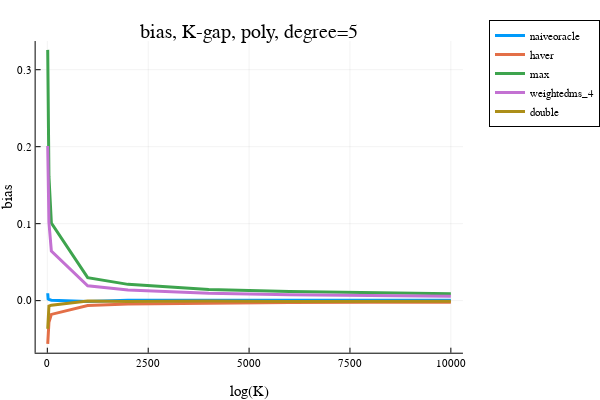

The notebook cell saved with this chart:
### Code cell
x = opt.N_ary
i = 1; plot(x, bias[:,i], label=estimator_names[i], linewidth=3)
i = 2; plot!(x, bias[:,i], label=estimator_names[i], linewidth=3)
# i = 3; plot!(x, bias[:,i], label=estimator_names[i], linewidth=3)
i = 4; plot!(x, bias[:,i], label=estimator_names[i], linewidth=3)
i = 5; plot!(x, bias[:,i], label=estimator_names[i], linewidth=3)
i = 6; plot!(x, bias[:,i], label=estimator_names[i], linewidth=3)
plot!(xlabel="log(K)", ylabel="bias", legend=:outertopright)  
title!("bias, K-gap, poly, degree=5")

### Figure 1 — Plotly figure (JSON) as saved in the notebook; plotly's stock layout.template omitted (floating-point values rounded to 4 significant figures)
{"data": [{"colorbar": {"title": {"text": ""}}, "legendgroup": "naiveoracle", "line": {"color": "rgba(0, 154, 250, 1.000)", "dash": "solid", "shape": "linear", "width": 3}, "mode": "lines", "name": "naiveoracle", "showlegend": true, "type": "scatter", "x": [10, 20, 40, 100, 1000, 2000, 4000, 6000, 8000, 10000], "xaxis": "x", "y": [0.009579, 0.002272, 0.001461, 0.0004929, -0.001059, 0.0004075, 0.0005265, 0.0005471, 0.0008722, 0.0005776], "yaxis": "y", "zmax": null, "zmin": null}, {"colorbar": {"title": {"text": ""}}, "legendgroup": "haver", "line": {"color": "rgba(227, 111, 71, 1.000)", "dash": "solid", "shape": "linear", "width": 3}, "mode": "lines", "name": "haver", "showlegend": true, "type": "scatter", "x": [10, 20, 40, 100, 1000, 2000, 4000, 6000, 8000, 10000], "xaxis": "x", "y": [-0.05619, -0.04178, -0.0282, -0.01786, -0.006278, -0.00438, -0.003234, -0.00257, -0.002178, -0.002044], "yaxis": "y", "zmax": null, "zmin": null}, {"colorbar": {"title": {"text": ""}}, "legendgroup": "max", "line": {"color": "rgba(62, 164, 78, 1.000)", "dash": "solid", "shape": "linear", "width": 3}, "mode": "lines", "name": "max", "showlegend": true, "type": "scatter", "x": [10, 20, 40, 100, 1000, 2000, 4000, 6000, 8000, 10000], "xaxis": "x", "y": [0.3258, 0.2286, 0.1614, 0.1007, 0.02984, 0.02114, 0.01459, 0.01174, 0.01009, 0.008878], "yaxis": "y", "zmax": null, "zmin": null}, {"colorbar": {"title": {"text": ""}}, "legendgroup": "weightedms_4", "line": {"color": "rgba(195, 113, 210, 1.000)", "dash": "solid", "shape": "linear", "width": 3}, "mode": "lines", "name": "weightedms_4", "showlegend": true, "type": "scatter", "x": [10, 20, 40, 100, 1000, 2000, 4000, 6000, 8000, 10000], "xaxis": "x", "y": [0.201, 0.1412, 0.1018, 0.06446, 0.01925, 0.01383, 0.009567, 0.007708, 0.00659, 0.00578], "yaxis": "y", "zmax": null, "zmin": null}, {"colorbar": {"title": {"text": ""}}, "legendgroup": "double", "line": {"color": "rgba(172, 142, 24, 1.000)", "dash": "solid", "shape": "linear", "width": 3}, "mode": "lines", "name": "double", "showlegend": true, "type": "scatter", "x": [10, 20, 40, 100, 1000, 2000, 4000, 6000, 8000, 10000], "xaxis": "x", "y": [-0.03652, -0.01296, -0.007137, -0.005952, -0.0004506, -0.001261, -0.0004403, -0.0009928, -0.0007712, -0.0006581], "yaxis": "y", "zmax": null, "zmin": null}], "layout": {"annotations": [{"font": {"color": "rgba(0, 0, 0, 1)", "family": "sans-serif", "size": 20}, "rotation": 0, "showarrow": false, "text": "bias, K-gap, poly, degree=5", "x": 0.535, "xanchor": "center", "xref": "paper", "y": 1, "yanchor": "top", "yref": "paper"}], "height": 400, "legend": {"bgcolor": "rgba(255, 255, 255, 1.000)", "bordercolor": "rgba(0, 0, 0, 1)", "borderwidth": 1, "font": {"color": "rgba(0, 0, 0, 1)", "family": "sans-serif", "size": 11}, "title": {"font": {"color": "rgba(0, 0, 0, 1)", "family": "sans-serif", "size": 15}, "text": ""}, "tracegroupgap": 0, "traceorder": "normal", "x": 1.05, "xanchor": "upper", "y": 1, "yanchor": "right"}, "margin": {"b": 20, "l": 0, "r": 0, "t": 20}, "paper_bgcolor": "rgba(255, 255, 255, 1.000)", "plot_bgcolor": "rgba(255, 255, 255, 1.000)", "showlegend": true, "width": 600, "xaxis": {"anchor": "y", "domain": [0.07647, 0.9934], "gridcolor": "rgba(0, 0, 0, 0.1)", "gridwidth": 0.5, "linecolor": "rgba(0, 0, 0, 1)", "mirror": false, "range": [-289.7, 10300.0], "showgrid": true, "showline": true, "showticklabels": true, "tickangle": 0, "tickcolor": "rgb(0, 0, 0)", "tickfont": {"color": "rgba(0, 0, 0, 1)", "family": "sans-serif", "size": 11}, "tickmode": "array", "ticks": "inside", "ticktext": ["0", "2500", "5000", "7500", "10000"], "tickvals": [0, 2500, 5000, 7500, 10000], "title": {"font": {"color": "rgba(0, 0, 0, 1)", "family": "sans-serif", "size": 15}, "text": "log(K)"}, "type": "linear", "visible": true, "zeroline": false, "zerolinecolor": "rgba(0, 0, 0, 1)"}, "yaxis": {"anchor": "x", "domain": [0.07581, 0.9415], "gridcolor": "rgba(0, 0, 0, 0.1)", "gridwidth": 0.5, "linecolor": "rgba(0, 0, 0, 1)", "mirror": false, "range": [-0.06765, 0.3372], "showgrid": true, "showline": true, "showticklabels": true, "tickangle": 0, "tickcolor": "rgb(0, 0, 0)", "tickfont": {"color": "rgba(0, 0, 0, 1)", "family": "sans-serif", "size": 11}, "tickmode": "array", "ticks": "inside", "ticktext": ["0.0", "0.1", "0.2", "0.3"], "tickvals": [0, 0.1, 0.2, 0.3], "title": {"font": {"color": "rgba(0, 0, 0, 1)", "family": "sans-serif", "size": 15}, "text": "bias"}, "type": "linear", "visible": true, "zeroline": false, "zerolinecolor": "rgba(0, 0, 0, 1)"}}}
